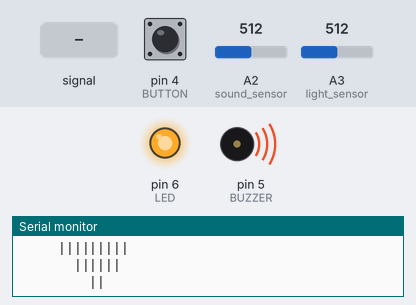
This sketch was run on a simulated Arduino Uno, built with avr-gcc and run on an emulated ATmega328P. Shown: output pins drawn as LEDs (lit = HIGH), buzzer (waves = sounding), the last lines printed to the serial monitor. Inputs (shaded band) come from the test bench; at power-on: A2 (sound_sensor) = 512, A3 (light_sensor) = 512, pin 4 (BUTTON) LOW.

Above: at 1.2 s.
1.3 s: A2 (sound_sensor) fed a 2 Hz sine of ±306 counts around its level
At 1.9 s:
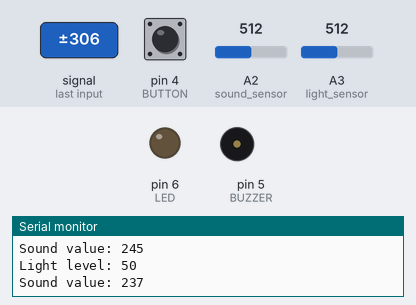
2.8 s: A2 (sound_sensor) set to 716
At 3.59 s:
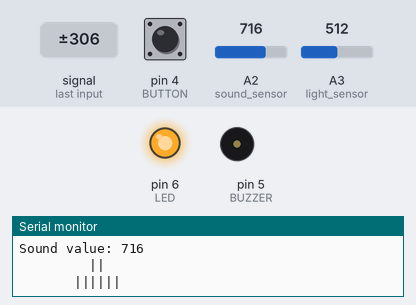
6.2 s: A3 (light_sensor) set to 112
9.6 s: A3 (light_sensor) set to 98
16.4 s: A2 (sound_sensor) set to 516
19.8 s: A2 (sound_sensor) set to 486
At 21.1 s:
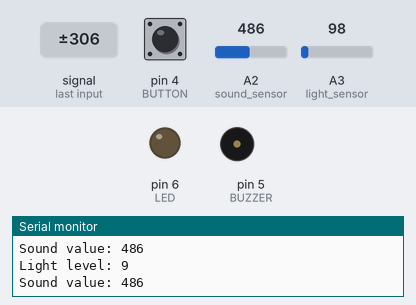
Timing chart, 0 to 22.6 s (numbered marks = the images above; inputs shaded):
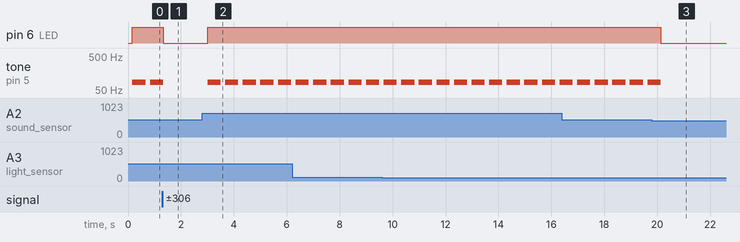

The sketch:

Combined.ino
```cpp
#include "Arduino_SensorKit.h"

#define BUZZER 5
#define LED 6
#define BUTTON 4
#define Environment Environment_I2C

int sound_sensor = A2;
int light_sensor = A3;
int button_state = 0;

void setup() {
  pinMode(BUZZER, OUTPUT);
  pinMode(LED,OUTPUT);
  pinMode(BUTTON, INPUT);

  Wire.begin();
  Environment.begin();

  Serial.begin(9600);
}

void loop() {

  int soundValue = 0;
  int raw_light = analogRead(light_sensor); // read the raw value from light_sensor pin (A3)
  int light = map(raw_light, 0, 1023, 0, 100); // map the value from 0, 1023 to 0, 100

  Serial.print("Light level: ");
  Serial.println(light); // print the light value in Serial Monitor

  for (int i = 0; i < 32; i++) {
    soundValue += analogRead(sound_sensor);
    }

  soundValue >>= 5; //bitshift operation
  Serial.print("Sound value: ");
  Serial.println(soundValue);

  if (soundValue > 500) {
    Serial.println("         ||        ");
    Serial.println("       ||||||      ");
    Serial.println("     |||||||||     ");
    Serial.println("   |||||||||||||   ");
    Serial.println(" ||||||||||||||||| ");
    Serial.println("   |||||||||||||   ");
    Serial.println("     |||||||||     ");
    Serial.println("       ||||||      ");
    Serial.println("         ||        ");

    tone(BUZZER, 85);
    digitalWrite(LED, HIGH); //Sets the voltage to high
  }
  else
  {
    digitalWrite(LED, LOW);  //Sets the voltage to low
  }

  button_state = digitalRead(BUTTON);

  if (button_state == HIGH) {
    Serial.print("Temperature = ");
    Serial.print(Environment.readTemperature()); //print temperature
    Serial.println(" C");
    Serial.print("Humidity = ");
    Serial.print(Environment.readHumidity()); //print humidity
    Serial.println(" %");
    Serial.println(" ");
    Serial.println("-----");
    Serial.println(" ");
  }

  button_state = 0;

  delay(500); //a shorter delay between readings
  noTone(BUZZER);
}
```

Measured:
- the behaviour switches between 501 and 500 on A2 (sound_sensor) (found by bisection; images 2 and 3)
- after the input at 1.3 s, pin 6 (LED): HIGH → LOW at once; tone on pin 5 (BUZZER): goes on until 1.3 s, then stays silent
- after the input at 2.8 s, pin 6 (LED): LOW → HIGH after 0.21 s; tone on pin 5 (BUZZER): alternates 85 Hz for 0.50 s and silent for 0.17 s, starting after 0.21 s
- after the input at 19.8 s, pin 6 (LED): HIGH → LOW after 0.34 s; tone on pin 5 (BUZZER): goes on until 20.1 s, then stays silent
